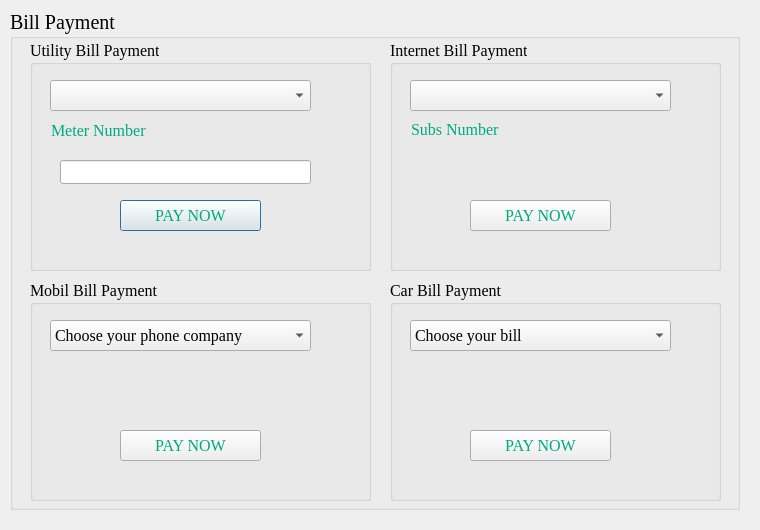
<?xml version="1.0" encoding="UTF-8"?>
<ui version="4.0">
 <class>Billpay</class>
 <widget class="QDialog" name="Billpay">
  <property name="geometry">
   <rect>
    <x>0</x>
    <y>0</y>
    <width>760</width>
    <height>530</height>
   </rect>
  </property>
  <property name="minimumSize">
   <size>
    <width>760</width>
    <height>530</height>
   </size>
  </property>
  <property name="maximumSize">
   <size>
    <width>760</width>
    <height>530</height>
   </size>
  </property>
  <property name="font">
   <font>
    <family>Georgia</family>
    <pointsize>15</pointsize>
   </font>
  </property>
  <property name="windowTitle">
   <string>Dialog</string>
  </property>
  <property name="styleSheet">
   <string notr="true"/>
  </property>
  <widget class="QGroupBox" name="groupBox">
   <property name="geometry">
    <rect>
     <x>10</x>
     <y>10</y>
     <width>730</width>
     <height>500</height>
    </rect>
   </property>
   <property name="minimumSize">
    <size>
     <width>730</width>
     <height>500</height>
    </size>
   </property>
   <property name="maximumSize">
    <size>
     <width>730</width>
     <height>500</height>
    </size>
   </property>
   <property name="title">
    <string>Bill Payment</string>
   </property>
   <widget class="QGroupBox" name="groupBox_2">
    <property name="geometry">
     <rect>
      <x>20</x>
      <y>30</y>
      <width>341</width>
      <height>231</height>
     </rect>
    </property>
    <property name="font">
     <font>
      <family>Georgia</family>
      <pointsize>12</pointsize>
     </font>
    </property>
    <property name="title">
     <string>Utility Bill Payment</string>
    </property>
    <widget class="QComboBox" name="comboBox_Utility">
     <property name="geometry">
      <rect>
       <x>20</x>
       <y>40</y>
       <width>261</width>
       <height>31</height>
      </rect>
     </property>
    </widget>
    <widget class="QPushButton" name="pushButton_Utility">
     <property name="geometry">
      <rect>
       <x>90</x>
       <y>160</y>
       <width>141</width>
       <height>31</height>
      </rect>
     </property>
     <property name="styleSheet">
      <string notr="true">color: rgb(0, 170, 127);</string>
     </property>
     <property name="text">
      <string>PAY NOW</string>
     </property>
    </widget>
    <widget class="QLabel" name="label">
     <property name="geometry">
      <rect>
       <x>21</x>
       <y>81</y>
       <width>121</width>
       <height>19</height>
      </rect>
     </property>
     <property name="font">
      <font>
       <family>Georgia</family>
       <pointsize>12</pointsize>
      </font>
     </property>
     <property name="styleSheet">
      <string notr="true">color: rgb(0, 170, 127);</string>
     </property>
     <property name="text">
      <string>Meter Number</string>
     </property>
    </widget>
    <widget class="QLabel" name="label_meterNo">
     <property name="geometry">
      <rect>
       <x>160</x>
       <y>81</y>
       <width>121</width>
       <height>19</height>
      </rect>
     </property>
     <property name="font">
      <font>
       <family>Georgia</family>
       <pointsize>12</pointsize>
      </font>
     </property>
     <property name="styleSheet">
      <string notr="true">color: rgb(170, 0, 0);</string>
     </property>
     <property name="text">
      <string/>
     </property>
    </widget>
    <widget class="QLineEdit" name="lineEdit_Utility">
     <property name="geometry">
      <rect>
       <x>30</x>
       <y>120</y>
       <width>251</width>
       <height>24</height>
      </rect>
     </property>
    </widget>
   </widget>
   <widget class="QGroupBox" name="groupBox_5">
    <property name="geometry">
     <rect>
      <x>380</x>
      <y>270</y>
      <width>331</width>
      <height>221</height>
     </rect>
    </property>
    <property name="font">
     <font>
      <family>Georgia</family>
      <pointsize>12</pointsize>
     </font>
    </property>
    <property name="title">
     <string>Car Bill Payment</string>
    </property>
    <widget class="QComboBox" name="comboBox_Car">
     <property name="geometry">
      <rect>
       <x>20</x>
       <y>40</y>
       <width>261</width>
       <height>31</height>
      </rect>
     </property>
     <item>
      <property name="text">
       <string>Choose your bill</string>
      </property>
     </item>
     <item>
      <property name="text">
       <string>MTV</string>
      </property>
     </item>
    </widget>
    <widget class="QPushButton" name="pushButton_Car">
     <property name="geometry">
      <rect>
       <x>80</x>
       <y>150</y>
       <width>141</width>
       <height>31</height>
      </rect>
     </property>
     <property name="styleSheet">
      <string notr="true">color: rgb(0, 170, 127);</string>
     </property>
     <property name="text">
      <string>PAY NOW</string>
     </property>
    </widget>
   </widget>
   <widget class="QGroupBox" name="groupBox_4">
    <property name="geometry">
     <rect>
      <x>20</x>
      <y>270</y>
      <width>341</width>
      <height>221</height>
     </rect>
    </property>
    <property name="font">
     <font>
      <family>Georgia</family>
      <pointsize>12</pointsize>
     </font>
    </property>
    <property name="title">
     <string>Mobil Bill Payment</string>
    </property>
    <widget class="QComboBox" name="comboBox_Mobil">
     <property name="geometry">
      <rect>
       <x>20</x>
       <y>40</y>
       <width>261</width>
       <height>31</height>
      </rect>
     </property>
     <item>
      <property name="text">
       <string>Choose your phone company</string>
      </property>
     </item>
     <item>
      <property name="text">
       <string>Turkcell</string>
      </property>
     </item>
     <item>
      <property name="text">
       <string>Vodefone</string>
      </property>
     </item>
     <item>
      <property name="text">
       <string>Turk Telekom</string>
      </property>
     </item>
    </widget>
    <widget class="QPushButton" name="pushButton_Mobil">
     <property name="geometry">
      <rect>
       <x>90</x>
       <y>150</y>
       <width>141</width>
       <height>31</height>
      </rect>
     </property>
     <property name="styleSheet">
      <string notr="true">color: rgb(0, 170, 127);</string>
     </property>
     <property name="text">
      <string>PAY NOW</string>
     </property>
    </widget>
   </widget>
   <widget class="QGroupBox" name="groupBox_3">
    <property name="geometry">
     <rect>
      <x>380</x>
      <y>30</y>
      <width>331</width>
      <height>231</height>
     </rect>
    </property>
    <property name="font">
     <font>
      <family>Georgia</family>
      <pointsize>12</pointsize>
     </font>
    </property>
    <property name="title">
     <string>Internet Bill Payment</string>
    </property>
    <widget class="QComboBox" name="comboBox_Internet">
     <property name="geometry">
      <rect>
       <x>20</x>
       <y>40</y>
       <width>261</width>
       <height>31</height>
      </rect>
     </property>
    </widget>
    <widget class="QPushButton" name="pushButton_Internet">
     <property name="geometry">
      <rect>
       <x>80</x>
       <y>160</y>
       <width>141</width>
       <height>31</height>
      </rect>
     </property>
     <property name="styleSheet">
      <string notr="true">color: rgb(0, 170, 127);</string>
     </property>
     <property name="text">
      <string>PAY NOW</string>
     </property>
    </widget>
    <widget class="QLabel" name="label_SubNo">
     <property name="geometry">
      <rect>
       <x>160</x>
       <y>80</y>
       <width>121</width>
       <height>19</height>
      </rect>
     </property>
     <property name="font">
      <font>
       <family>Georgia</family>
       <pointsize>12</pointsize>
      </font>
     </property>
     <property name="styleSheet">
      <string notr="true">color: rgb(170, 0, 0);</string>
     </property>
     <property name="text">
      <string/>
     </property>
    </widget>
    <widget class="QLabel" name="label_2">
     <property name="geometry">
      <rect>
       <x>21</x>
       <y>80</y>
       <width>121</width>
       <height>19</height>
      </rect>
     </property>
     <property name="font">
      <font>
       <family>Georgia</family>
       <pointsize>12</pointsize>
      </font>
     </property>
     <property name="styleSheet">
      <string notr="true">color: rgb(0, 170, 127);</string>
     </property>
     <property name="text">
      <string>Subs Number</string>
     </property>
    </widget>
   </widget>
  </widget>
 </widget>
 <resources/>
 <connections/>
</ui>
